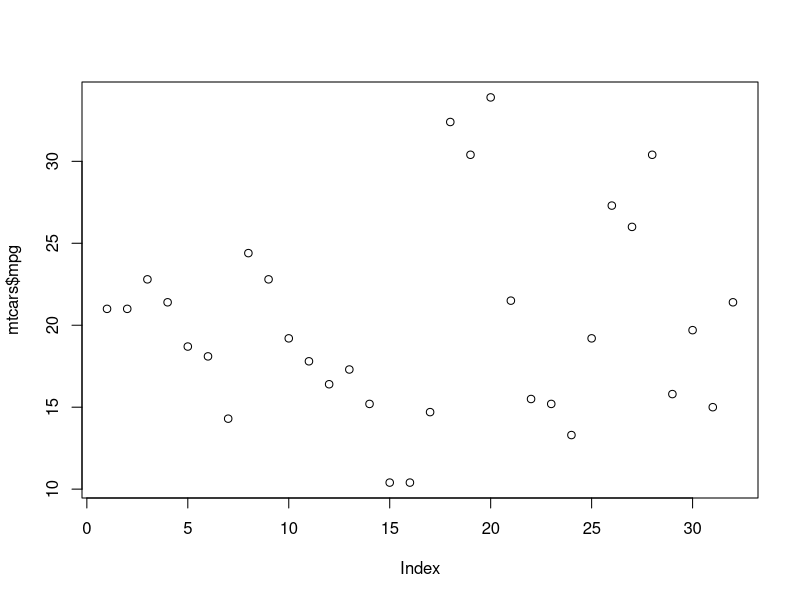
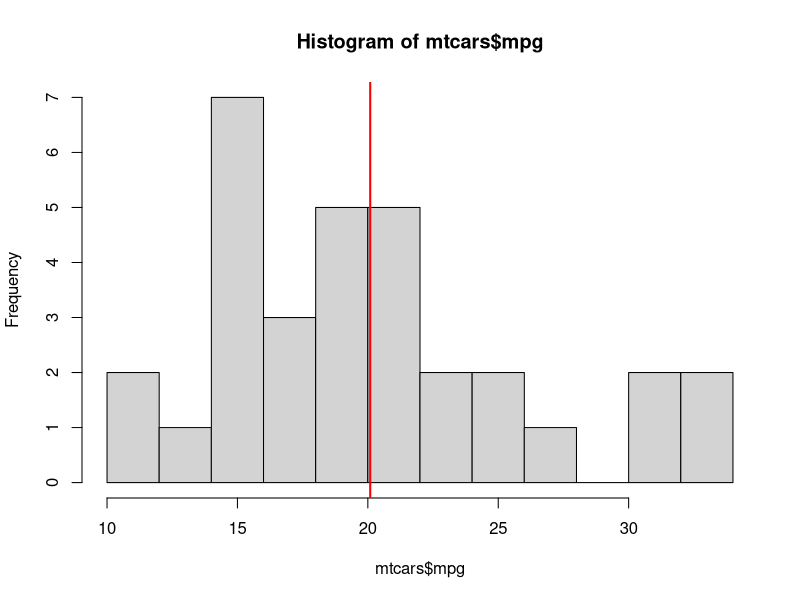
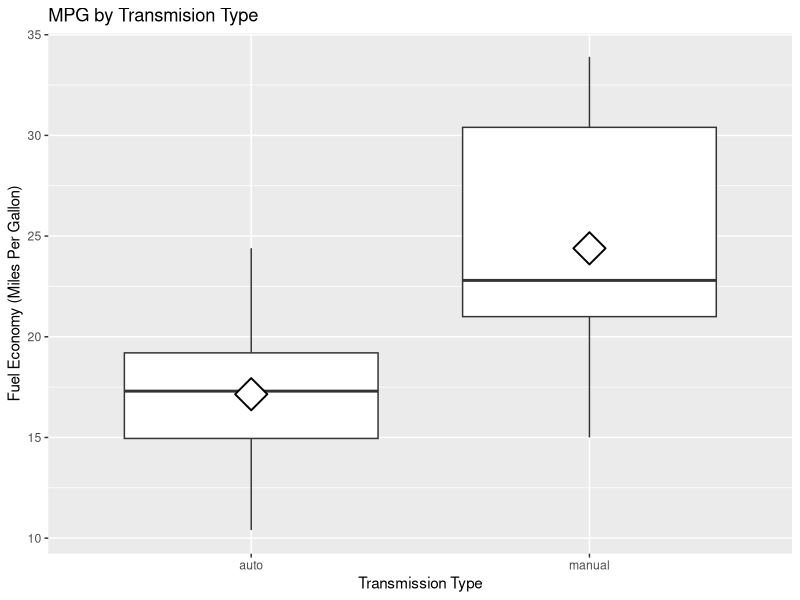
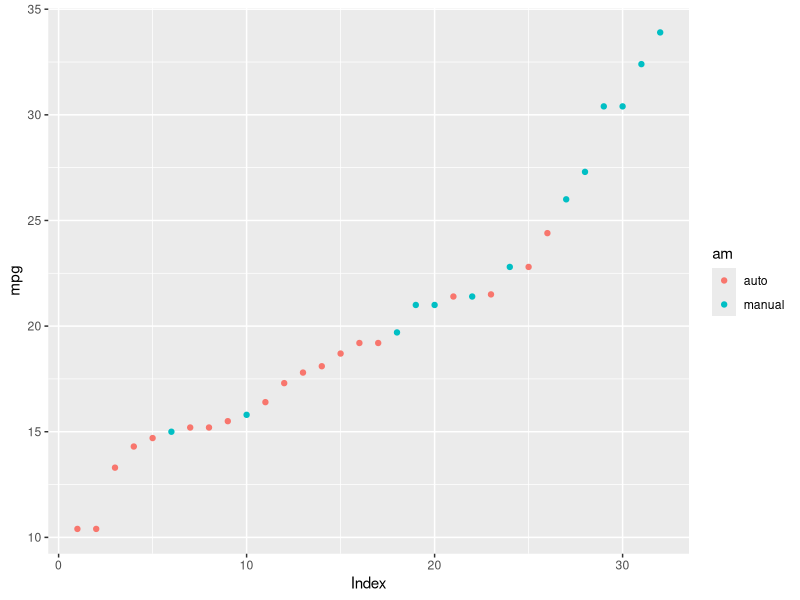
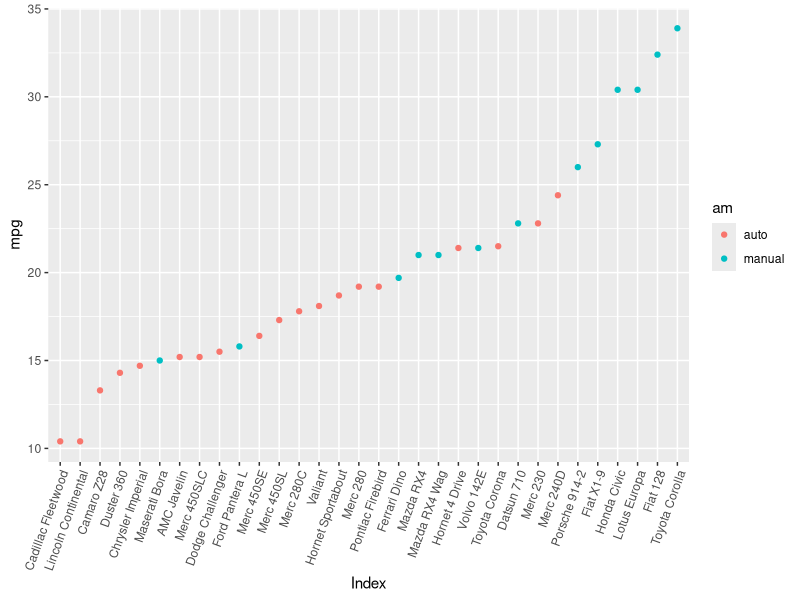
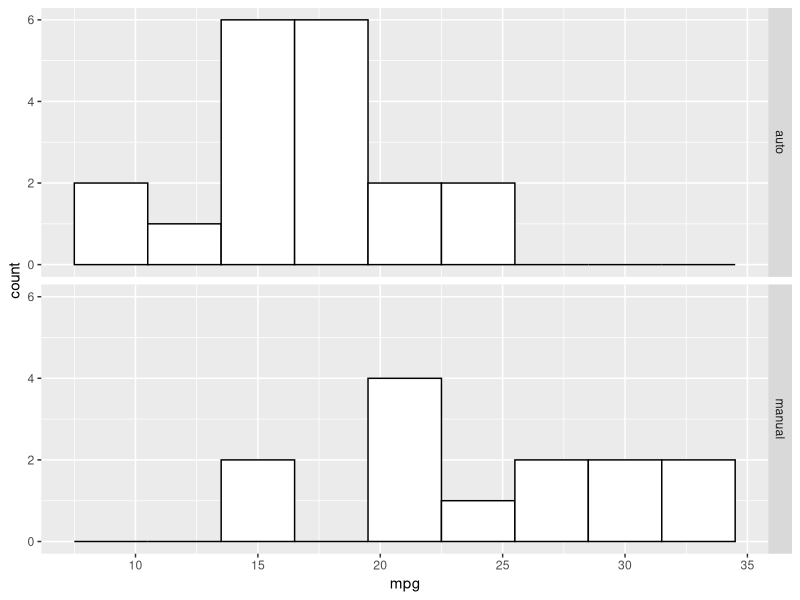
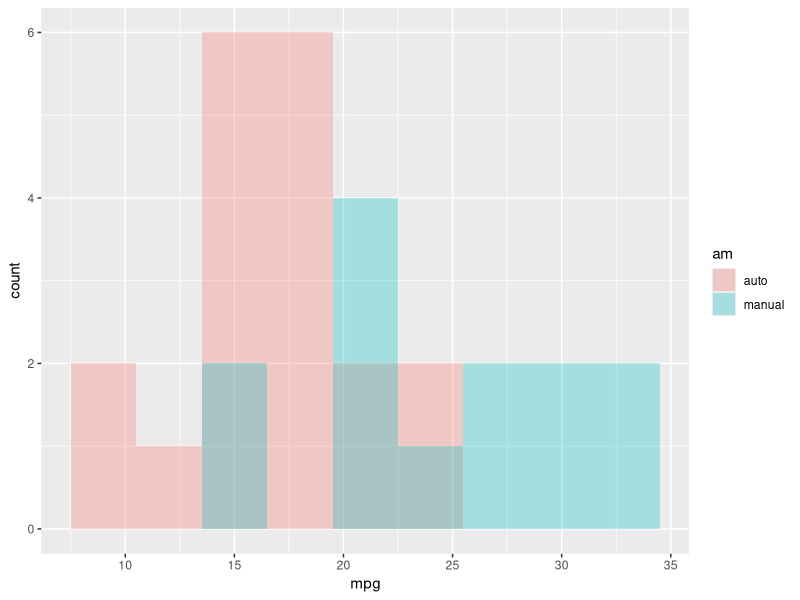
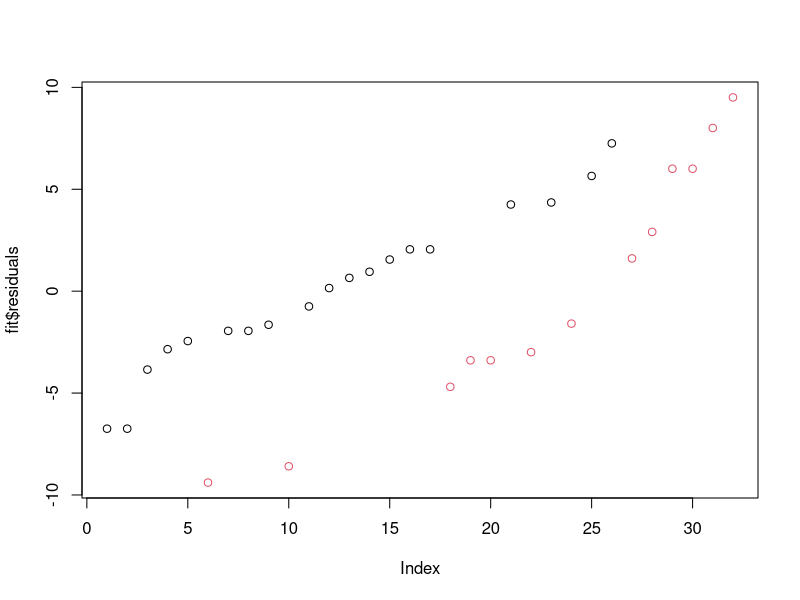

Generate these figures, in order, with R: (Note: this script raises an error after producing the figures.)
###MPG Analysis

###key questions
###Is an automatic or manual transmission better for MPG? Better = more MPG
###Quantify the MPG difference between automatic and manual transmissions-i.e. manual associated with XX additional mpg ctp

###load required packages
library(ggplot2)
library(plyr)

?mtcars
###grab the data

data("mtcars")
str(mtcars)
summary(mtcars$mpg)
head(mtcars)
?mtcars
###key stats
###32 obs of 11 vars including our  of interest

table(mtcars$am)
###19 automatics and 13 manuals so a relativley even split



###get trans type as a factor 
mtcars$am<-factor(mtcars$am)
levels(mtcars$am)<-c("auto","manual")

###Lets add vehicle type as a variable just for fun
mtcars$model<-row.names(mtcars)


plot(mtcars$mpg)
###from the scatter plot mpg is all over the map


hist(mtcars$mpg, breaks = 10)
abline(v=mean(mtcars$mpg), col="red", lwd=2)
###the hist is vaugely normal-a bit weight to the left with mean 20 mpg

g<-ggplot(mtcars, aes(x=am, y=mpg))
g<-g+geom_boxplot(notch = F)+xlab("Transmission Type")+ylab("Fuel Economy (Miles Per Gallon)")+ggtitle("MPG by Transmision Type")+stat_summary(fun.y = "mean",shape=23, size=2, fill="white")
g
###looks like a big difference in both center and spread based on transmission type.  Manual transmissions have higher average mpg and greater variability

###lets arrange in order of mpg
mtcars<-arrange(mtcars, mpg)
g<-ggplot(mtcars, aes(y=mpg, x=seq_along(mpg), color=am))+geom_point()+xlab("Index")
g

###lets add the models for fun 
g<-ggplot(mtcars, aes(y=mpg, x=reorder(model, mpg, sum), color=am))+geom_point()+xlab("Index")+theme(axis.text.x=element_text(angle=70, hjust=1, vjust=1))
g

###rather than a standard scatterplot-I've arranged by mpg and we can see that thse at the low end are almost all automatics 


###looks like pretty good initial evidence that transmision type does matter and that manual is associated with greater fuel economy.  But we haven't explored other variables.

###Ho: Mean(mpg|auto)-mean(mpg|manual)=0
###Ha: Mean(mpg|auto)-mean(mpg|manual)!=0

### We could do a quick t test to see if the difference is signficant
auto<-subset(mtcars, am=="auto")
manual<-subset(mtcars, am=="manual")

g<-ggplot(mtcars, aes(x=mpg))
g<-g+geom_histogram(fill="white", color="black", binwidth = 3)+facet_grid(am~.)
g

h<-ggplot(mtcars, aes(x=mpg, fill=am))
h<-h+geom_histogram(position = "identity", alpha=0.3, binwidth = 3)
h

i<-ggplot(mtcars, aes(x=mpg, fill=am))+geom_density(alpha=.3)


          
          
test<-t.test(auto$mpg, manual$mpg, paired = FALSE)

test$conf
test$p.value
###0 not included in confidence interval and pvalue less than .05 good evidence that theobserbved diffrence is statsically signficant 


###now lets fit a linear model with mpg as the outcome and transmision type as the predictor 

fit<-lm(mpg~am, mtcars)
summary(fit)

###the coeffcient on tranmission type 7.245 is statistically signficant and implies that all else being equal a car with manual transmision wil get 7.245 mpg more than one with an automatic 
###transmission.  The R2 indicates that transmission types explains 35.8% of the observed variation in fuel economy. 

plot(fit$residuals, col=mtcars$am)
plot(mtcars$am, fit$residuals)

ggplot(fit$residuals)

fitted(fit)

###diagnostics-lets check on our model
plot(fit)

####now lets try all the vars
fitall<-lm(mpg~., data=mtcars)
summary(fitall)$coef

###diagnostics
plot(fit)

###the only thing signficant at all (at .1 is wt)

###interactions
###wt am and wt:m all sig at the .01 level r 2 .833

fitwtamint<-lm(mpg~am+wt+am:wt,mtcars)
plot(fitwtamint$residuals)
summary(fitwtamint)

plot(fitwtamint)


###test nested models
fit1<-lm(mpg~am,data=mtcars)
fit2<-update(fit1, mpg~am+wt)
fit3<-update(fit2, mpg~am+wt+disp)
fit4<-update(fit3, mpg~am+wt+hp)
fit5<-update(fit4, mpg~am+wt+am:wt+hp)
fit6<-update(fit5, mpg~am+wt+am:wt+cyl)
fit6<-update(fit6, mpg~am+wt+am:wt+cyl+gear)

anova(fit1,fit2,fit3,fit4, fit5, fit6)


anova(fit1, fit2,fit3, fit4,fit5)
